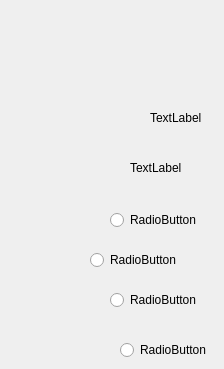
               <widget class="QWidget" name="page_16">
                <widget class="QRadioButton" name="radioButton_61">
                 <property name="geometry">
                  <rect>
                   <x>110</x>
                   <y>210</y>
                   <width>95</width>
                   <height>20</height>
                  </rect>
                 </property>
                 <property name="text">
                  <string>RadioButton</string>
                 </property>
                </widget>
                <widget class="QRadioButton" name="radioButton_62">
                 <property name="geometry">
                  <rect>
                   <x>90</x>
                   <y>250</y>
                   <width>95</width>
                   <height>20</height>
                  </rect>
                 </property>
                 <property name="text">
                  <string>RadioButton</string>
                 </property>
                </widget>
                <widget class="QRadioButton" name="radioButton_63">
                 <property name="geometry">
                  <rect>
                   <x>110</x>
                   <y>290</y>
                   <width>95</width>
                   <height>20</height>
                  </rect>
                 </property>
                 <property name="text">
                  <string>RadioButton</string>
                 </property>
                </widget>
                <widget class="QRadioButton" name="radioButton_64">
                 <property name="geometry">
                  <rect>
                   <x>120</x>
                   <y>340</y>
                   <width>95</width>
                   <height>20</height>
                  </rect>
                 </property>
                 <property name="text">
                  <string>RadioButton</string>
                 </property>
                </widget>
                <widget class="QLabel" name="label_102">
                 <property name="geometry">
                  <rect>
                   <x>150</x>
                   <y>110</y>
                   <width>55</width>
                   <height>16</height>
                  </rect>
                 </property>
                 <property name="text">
                  <string>TextLabel</string>
                 </property>
                </widget>
                <widget class="QLabel" name="label_103">
                 <property name="geometry">
                  <rect>
                   <x>130</x>
                   <y>160</y>
                   <width>55</width>
                   <height>16</height>
                  </rect>
                 </property>
                 <property name="text">
                  <string>TextLabel</string>
                 </property>
                </widget>
               </widget>
